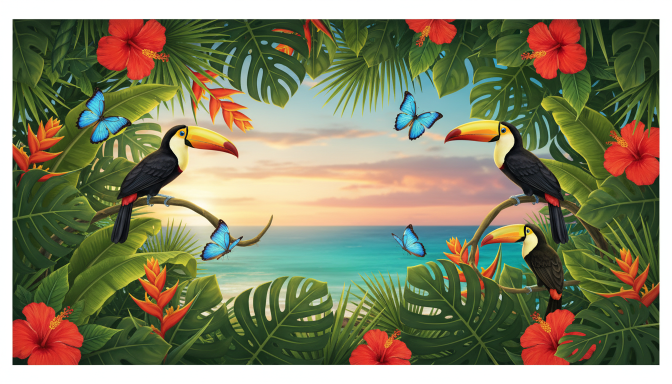
#> input picture docs/assets/images/tropical-bg.jpg, 1344 x 768 px (shown at 1/2 size)
$ python create_calendar_visual.py
#> lines starting #> are read from the running program, lines starting #| are printed output that depends on the picture
#!/usr/bin/env python3
"""
Crea imagen de calendario visual para el viaje a Costa Rica
usando Pillow con texto perfectamente controlado
"""

from PIL import Image, ImageDraw, ImageFont
from pathlib import Path

# Configuración
OUTPUT_DIR = Path("docs/assets/images")
OUTPUT_DIR.mkdir(parents=True, exist_ok=True)
OUTPUT_PATH = OUTPUT_DIR / "calendar-hero.jpg"

# Dimensiones (16:9 para hero image)
WIDTH = 1920
HEIGHT = 1080

# Colores (esquema tropical Costa Rica)
COLOR_BG_TOP = (41, 128, 185)      # Azul oceano
COLOR_BG_BOTTOM = (39, 174, 96)    # Verde tropical
COLOR_CARD = (255, 255, 255)       # Blanco
COLOR_TEXT_DARK = (44, 62, 80)     # Gris oscuro
COLOR_TEXT_LIGHT = (127, 140, 141) # Gris claro
COLOR_ACCENT = (231, 76, 60)       # Rojo acento

# Datos del itinerario
DAYS = [
    {
        "day": "DÍA 1",
        "date": "Dom 23 Nov",
        "activities": [
            "✈️ Llegada SJO",
            "🚗 Pickup vehículos",
            "🏨 Hotel Aloft"
        ]
    },
    {
        "day": "DÍA 2",
        "date": "Lun 24 Nov",
        "activities": [
            "🚗 → La Fortuna",
            "🌋 Volcán Arenal",
            "♨️ Aguas Termales"
        ]
    },
    {
        "day": "DÍA 3",
        "date": "Mar 25 Nov",
        "activities": [
            "🏍️ ATV Tour",
            "🌊 Rafting Rápidos",
            "💦 Cascada 70m"
        ]
    },
    {
        "day": "DÍA 4",
        "date": "Mié 26 Nov",
        "activities": [
            "🚗 → San José",
            "🏛️ City Tour",
            "🎨 Mercado Arte"
        ]
    },
    {
        "day": "DÍA 5",
        "date": "Jue 27 Nov",
        "activities": [
            "🏛️ Cartago",
            "⛪ La Negrita",
            "🌋 Volcán Irazú"
        ]
    },
    {
        "day": "DÍA 6",
        "date": "Vie 28 Nov",
        "activities": [
            "🛍️ Compras",
            "☕ Explorar SJ",
            "🧳 Preparar viaje"
        ]
    },
    {
        "day": "DÍA 7",
        "date": "Sáb 29 Nov",
        "activities": [
            "⏰ Salida 6:00 AM",
            "🚗 Devolver autos",
            "✈️ Vuelo regreso"
        ]
    }
]

def create_gradient_background(width, height, color_top, color_bottom):
    """Crea un fondo con degradado vertical"""
    base = Image.new('RGB', (width, height), color_top)
    draw = ImageDraw.Draw(base)

    for y in range(height):
        # Interpolación lineal entre colores
        ratio = y / height
        r = int(color_top[0] * (1 - ratio) + color_bottom[0] * ratio)
        g = int(color_top[1] * (1 - ratio) + color_bottom[1] * ratio)
        b = int(color_top[2] * (1 - ratio) + color_bottom[2] * ratio)
        draw.line([(0, y), (width, y)], fill=(r, g, b))

    return base

def draw_rounded_rectangle(draw, xy, radius, fill):
    """Dibuja un rectángulo con esquinas redondeadas"""
    x1, y1, x2, y2 = xy
    draw.rounded_rectangle(xy, radius=radius, fill=fill)

def create_calendar():
    """Genera la imagen del calendario"""
    print("🎨 Creando calendario visual...")

    # Intentar cargar imagen IA como fondo (si existe)
    ai_bg_path = OUTPUT_DIR / "tropical-bg.jpg"

    if ai_bg_path.exists():
        print("🌴 Usando fondo tropical generado por IA...")
        img = Image.open(ai_bg_path)
#> img is the input picture: PIL image 1344x768 RGB; mean R, G, B 131.8, 130.9, 101

        # Redimensionar a las dimensiones deseadas si es necesario
        if img.size != (WIDTH, HEIGHT):
            img = img.resize((WIDTH, HEIGHT), Image.Resampling.LANCZOS)
#> img: PIL image 1920x1080 RGB

        # Convertir a RGB si es necesario
        if img.mode != 'RGB':
            img = img.convert('RGB')

        # Añadir overlay semi-transparente SUTIL para mejor legibilidad
        # (menos opaco que antes para preservar la belleza del fondo)
        overlay = Image.new('RGBA', (WIDTH, HEIGHT), (0, 0, 0, 40))
        img_rgba = img.convert('RGBA')
        img = Image.alpha_composite(img_rgba, overlay).convert('RGB')
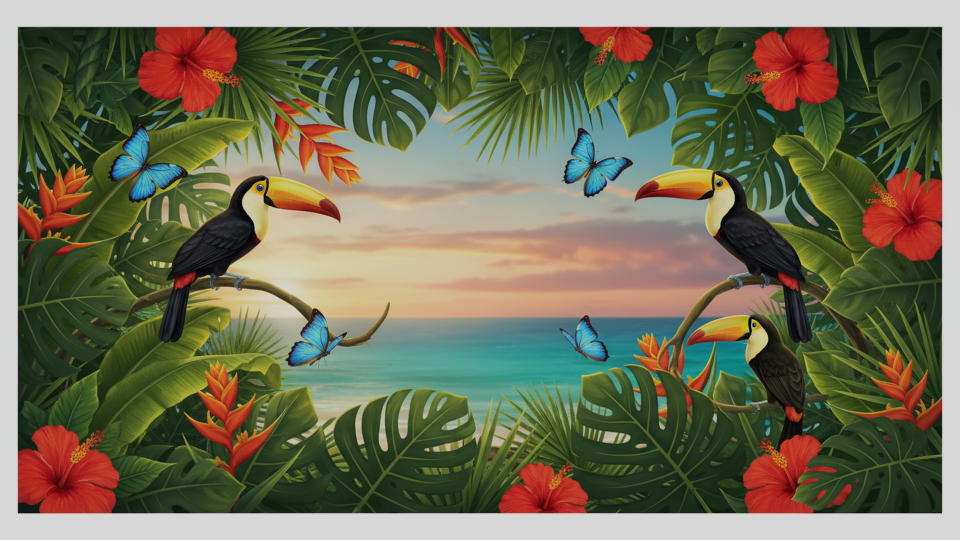
#> img: PIL image 1920x1080 RGB (shown at 1/2 size); mean R, G, B 111.1, 110.4, 85.1
    else:
        print("📐 Usando degradado programático...")
        # Crear imagen base con degradado (fallback)
        img = create_gradient_background(WIDTH, HEIGHT, COLOR_BG_TOP, COLOR_BG_BOTTOM)

    draw = ImageDraw.Draw(img)

    # Intentar cargar fuentes del sistema (fallback a default si no existen)
    try:
        font_title = ImageFont.truetype("/usr/share/fonts/truetype/dejavu/DejaVuSans-Bold.ttf", 56)
        font_subtitle = ImageFont.truetype("/usr/share/fonts/truetype/dejavu/DejaVuSans.ttf", 28)
        font_day = ImageFont.truetype("/usr/share/fonts/truetype/dejavu/DejaVuSans-Bold.ttf", 32)
        font_date = ImageFont.truetype("/usr/share/fonts/truetype/dejavu/DejaVuSans.ttf", 24)
        font_activity = ImageFont.truetype("/usr/share/fonts/truetype/dejavu/DejaVuSans.ttf", 22)
    except:
        print("⚠️  Usando fuente por defecto (instala DejaVu fonts para mejor resultado)")
        font_title = ImageFont.load_default()
        font_subtitle = ImageFont.load_default()
        font_day = ImageFont.load_default()
        font_date = ImageFont.load_default()
        font_activity = ImageFont.load_default()

    # Título principal
    title = "COSTA RICA ADVENTURE"
    subtitle = "Noviembre 23-29, 2025 • 7 Días"

    # Centrar título
    title_bbox = draw.textbbox((0, 0), title, font=font_title)
#> title_bbox = (0, 10, 777, 53)
    title_width = title_bbox[2] - title_bbox[0]
#> title_width = 777
    title_x = (WIDTH - title_width) // 2
#> title_x = 571

    draw.text((title_x, 40), title, fill=(255, 255, 255), font=font_title)

    # Centrar subtítulo
    subtitle_bbox = draw.textbbox((0, 0), subtitle, font=font_subtitle)
#> subtitle_bbox = (0, 4, 454, 30)
    subtitle_width = subtitle_bbox[2] - subtitle_bbox[0]
#> subtitle_width = 454
    subtitle_x = (WIDTH - subtitle_width) // 2
#> subtitle_x = 733

    draw.text((subtitle_x, 110), subtitle, fill=(255, 255, 255), font=font_subtitle)

    # Configuración de las tarjetas
    card_width = 240
    card_height = 260
    card_margin = 20
    cards_start_y = 180

    # Calcular espaciado para centrar las 7 tarjetas
    total_cards_width = (card_width * 7) + (card_margin * 6)
    cards_start_x = (WIDTH - total_cards_width) // 2

    # Dibujar tarjetas de cada día
    for i, day_data in enumerate(DAYS):
        # Posición de la tarjeta
        x = cards_start_x + (i * (card_width + card_margin))
        y = cards_start_y

        # Dibujar tarjeta con sombra
        shadow_offset = 4
        draw_rounded_rectangle(
            draw,
            (x + shadow_offset, y + shadow_offset,
             x + card_width + shadow_offset, y + card_height + shadow_offset),
            radius=15,
            fill=(0, 0, 0, 50)  # Sombra semi-transparente
        )

        # Dibujar tarjeta principal
        draw_rounded_rectangle(
            draw,
            (x, y, x + card_width, y + card_height),
            radius=15,
            fill=COLOR_CARD
        )

        # Header de la tarjeta con color acento
        draw_rounded_rectangle(
            draw,
            (x, y, x + card_width, y + 60),
            radius=15,
            fill=COLOR_ACCENT
        )
        draw.rectangle((x, y + 45, x + card_width, y + 60), fill=COLOR_ACCENT)

        # Día número
        day_text = day_data["day"]
        day_bbox = draw.textbbox((0, 0), day_text, font=font_day)
        day_width = day_bbox[2] - day_bbox[0]
        day_x = x + (card_width - day_width) // 2
        draw.text((day_x, y + 12), day_text, fill=(255, 255, 255), font=font_day)

        # Fecha
        date_text = day_data["date"]
        date_bbox = draw.textbbox((0, 0), date_text, font=font_date)
        date_width = date_bbox[2] - date_bbox[0]
        date_x = x + (card_width - date_width) // 2
        draw.text((date_x, y + 75), date_text, fill=COLOR_TEXT_DARK, font=font_date)

        # Actividades
        activity_y = y + 115
        for activity in day_data["activities"]:
            # Centrar actividad
            act_bbox = draw.textbbox((0, 0), activity, font=font_activity)
            act_width = act_bbox[2] - act_bbox[0]
            act_x = x + (card_width - act_width) // 2

            draw.text((act_x, activity_y), activity,
                     fill=COLOR_TEXT_DARK, font=font_activity)
            activity_y += 35
#> this loop made 7 passes
#> (day_x, date_bbox, date_width, date_x) on passes 1 to 7: (131, (0, 5, 149, 23), 149, 105), (391, (0, 5, 136, 23), 136, 372), (651, (0, 5, 138, 23), 138, 631), (911, (0, 4, 135, 23), 135, 892), (1171, (-2, 5, 130, 28), 132, 1154), (1431, (0, 5, 130, 23), 130, 1415), (1691, (0, 4, 138, 23), 138, 1671)

    # Footer
    footer_text = "10 Adultos • 2 Vehículos • Naturaleza + Aventura + Cultura"
    footer_bbox = draw.textbbox((0, 0), footer_text, font=font_subtitle)
#> footer_bbox = (0, 4, 841, 26)
    footer_width = footer_bbox[2] - footer_bbox[0]
#> footer_width = 841
    footer_x = (WIDTH - footer_width) // 2
#> footer_x = 539
    draw.text((footer_x, HEIGHT - 80), footer_text,
             fill=(255, 255, 255), font=font_subtitle)

    # Guardar imagen
    img.save(OUTPUT_PATH, quality=95, optimize=True)
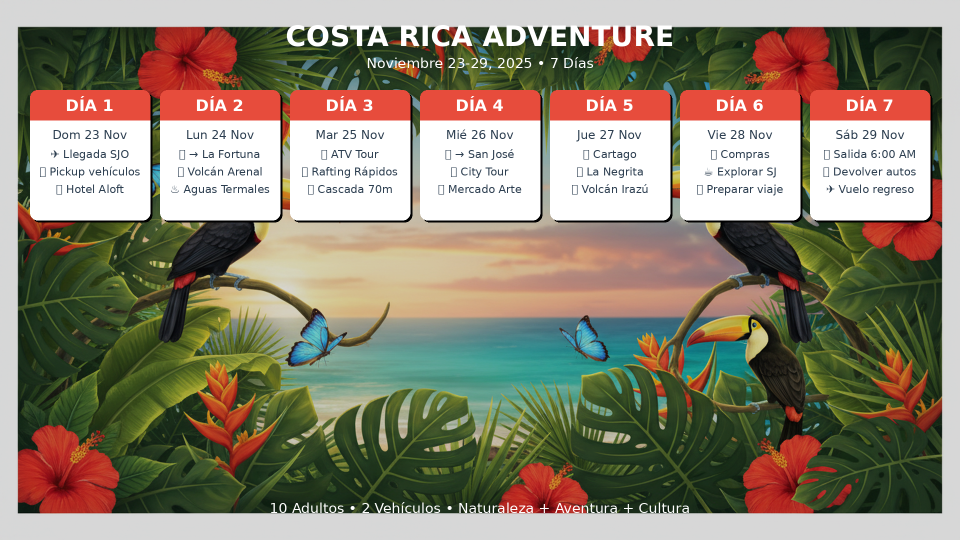
#> saved as calendar-hero.jpg: PIL image 1920x1080 RGB (shown at 1/2 size); mean R, G, B 140.7, 132.1, 113.1
#> (the run stopped early here; a loop or call above may not have finished)

$ run again, with assets/images/aguas-termales-hero.jpg copied over docs/assets/images/tropical-bg.jpg
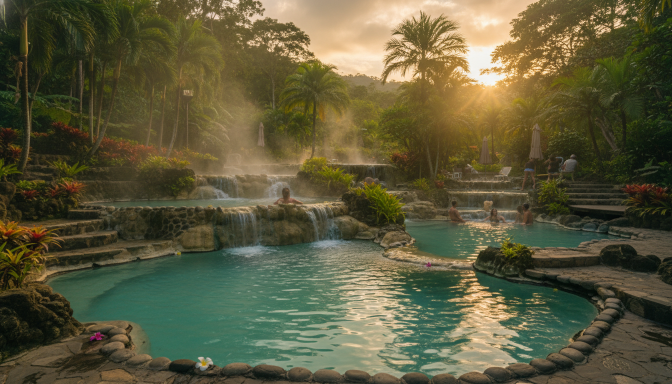
#> input picture assets/images/aguas-termales-hero.jpg, 1344 x 768 px (shown at 1/2 size)
#> in create_calendar, img is the input picture: PIL image 1344x768 RGB; mean R, G, B 92.2, 89.3, 60.1
#> in create_calendar, `img = Image.alpha_composite(img_rgba, overlay).convert('RGB')`:
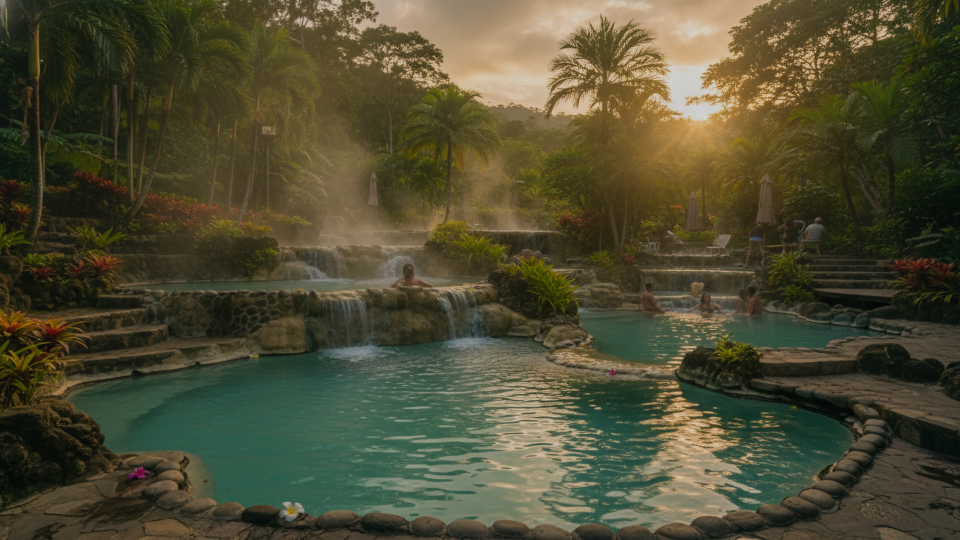
#> img: PIL image 1920x1080 RGB (shown at 1/2 size); mean R, G, B 77.8, 75.3, 50.7
#> title_bbox = (0, 10, 777, 53)
#> title_width = 777
#> title_x = 571
#> subtitle_bbox = (0, 4, 454, 30)
#> subtitle_width = 454
#> subtitle_x = 733
#> the loop in create_calendar, `for i, day_data in enumerate(DAYS):` made 7 passes
#> (day_x, date_bbox, date_width, date_x) on passes 1 to 7: (131, (0, 5, 149, 23), 149, 105), (391, (0, 5, 136, 23), 136, 372), (651, (0, 5, 138, 23), 138, 631), (911, (0, 4, 135, 23), 135, 892), (1171, (-2, 5, 130, 28), 132, 1154), (1431, (0, 5, 130, 23), 130, 1415), (1691, (0, 4, 138, 23), 138, 1671)
#> footer_bbox = (0, 4, 841, 26)
#> footer_width = 841
#> footer_x = 539
#> in create_calendar, `img.save(OUTPUT_PATH, quality=95, optimize=True)`:
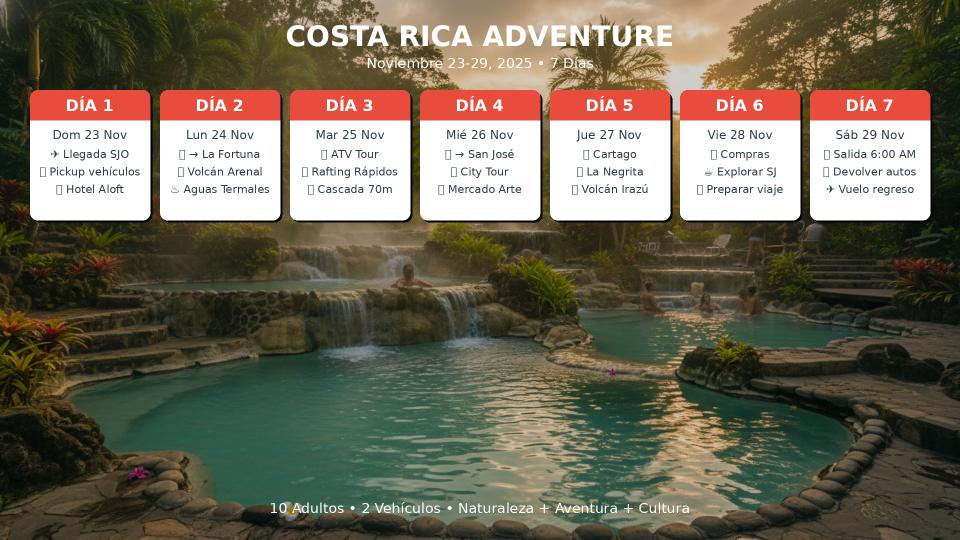
#> saved as calendar-hero.jpg: PIL image 1920x1080 RGB (shown at 1/2 size); mean R, G, B 111.5, 104.7, 87.2

$ run again, with assets/images/alojamientos-hero.jpg copied over docs/assets/images/tropical-bg.jpg
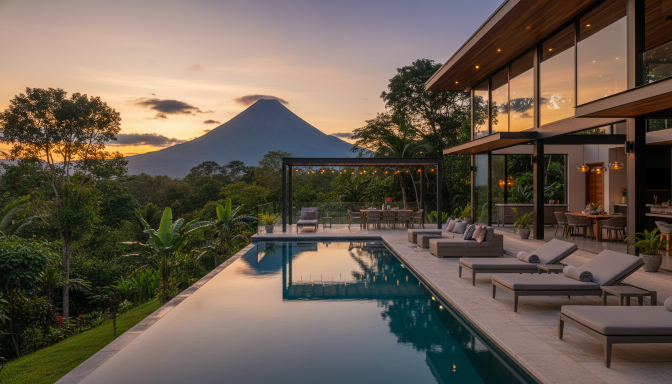
#> input picture assets/images/alojamientos-hero.jpg, 1344 x 768 px (shown at 1/2 size)
#> in create_calendar, img is the input picture: PIL image 1344x768 RGB; mean R, G, B 103.5, 91.3, 79.3
#> in create_calendar, `img = Image.alpha_composite(img_rgba, overlay).convert('RGB')`:
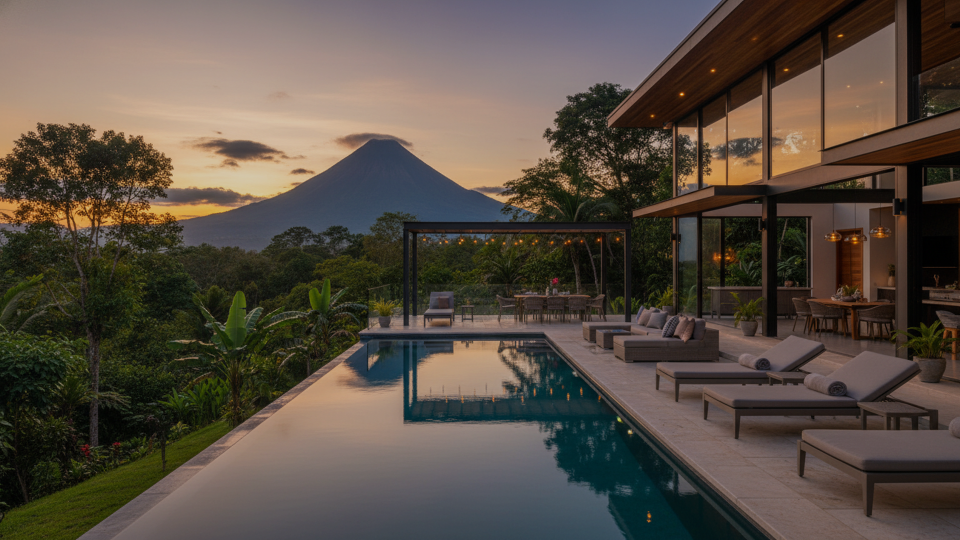
#> img: PIL image 1920x1080 RGB (shown at 1/2 size); mean R, G, B 87.3, 77, 66.9
#> title_bbox = (0, 10, 777, 53)
#> title_width = 777
#> title_x = 571
#> subtitle_bbox = (0, 4, 454, 30)
#> subtitle_width = 454
#> subtitle_x = 733
#> the loop in create_calendar, `for i, day_data in enumerate(DAYS):` made 7 passes
#> (day_x, date_bbox, date_width, date_x) on passes 1 to 7: (131, (0, 5, 149, 23), 149, 105), (391, (0, 5, 136, 23), 136, 372), (651, (0, 5, 138, 23), 138, 631), (911, (0, 4, 135, 23), 135, 892), (1171, (-2, 5, 130, 28), 132, 1154), (1431, (0, 5, 130, 23), 130, 1415), (1691, (0, 4, 138, 23), 138, 1671)
#> footer_bbox = (0, 4, 841, 26)
#> footer_width = 841
#> footer_x = 539
#> in create_calendar, `img.save(OUTPUT_PATH, quality=95, optimize=True)`:
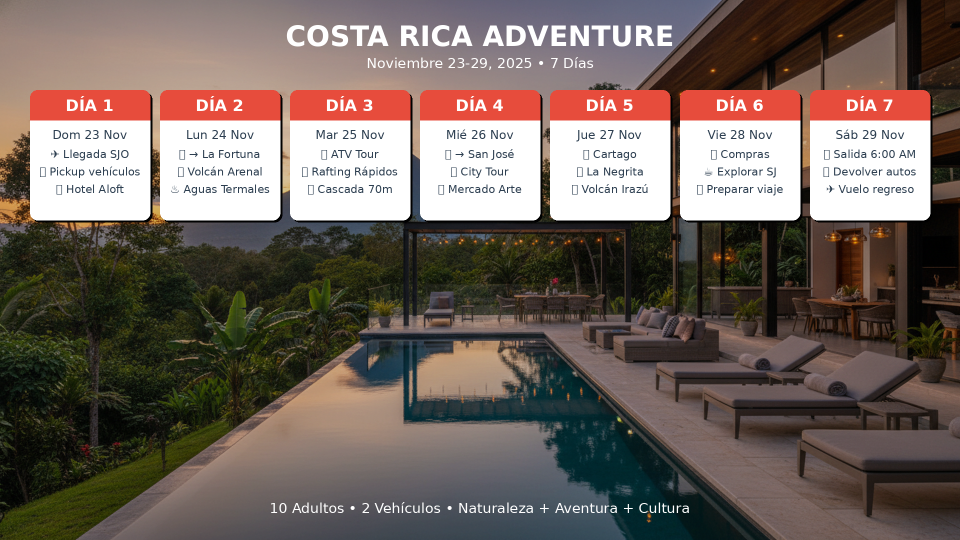
#> saved as calendar-hero.jpg: PIL image 1920x1080 RGB (shown at 1/2 size); mean R, G, B 114.1, 101.2, 94.2

$ run again, with assets/images/cafe-costarricense.jpg copied over docs/assets/images/tropical-bg.jpg
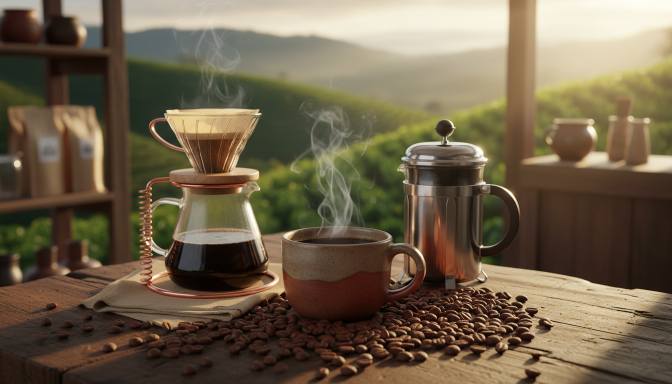
#> input picture assets/images/cafe-costarricense.jpg, 1344 x 768 px (shown at 1/2 size)
#> in create_calendar, img is the input picture: PIL image 1344x768 RGB; mean R, G, B 111.1, 96.9, 74.7
#> in create_calendar, `img = Image.alpha_composite(img_rgba, overlay).convert('RGB')`:
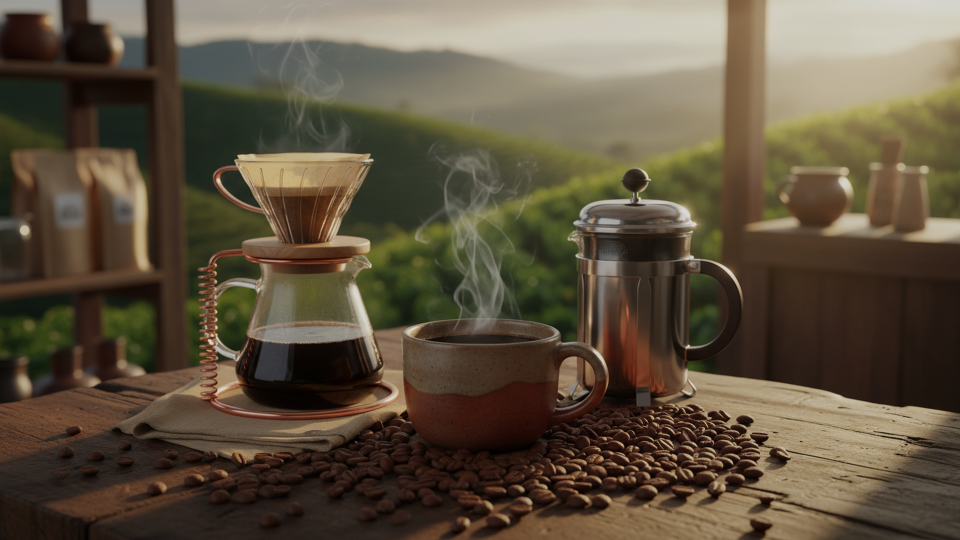
#> img: PIL image 1920x1080 RGB (shown at 1/2 size); mean R, G, B 93.6, 81.7, 63
#> title_bbox = (0, 10, 777, 53)
#> title_width = 777
#> title_x = 571
#> subtitle_bbox = (0, 4, 454, 30)
#> subtitle_width = 454
#> subtitle_x = 733
#> the loop in create_calendar, `for i, day_data in enumerate(DAYS):` made 7 passes
#> (day_x, date_bbox, date_width, date_x) on passes 1 to 7: (131, (0, 5, 149, 23), 149, 105), (391, (0, 5, 136, 23), 136, 372), (651, (0, 5, 138, 23), 138, 631), (911, (0, 4, 135, 23), 135, 892), (1171, (-2, 5, 130, 28), 132, 1154), (1431, (0, 5, 130, 23), 130, 1415), (1691, (0, 4, 138, 23), 138, 1671)
#> footer_bbox = (0, 4, 841, 26)
#> footer_width = 841
#> footer_x = 539
#> in create_calendar, `img.save(OUTPUT_PATH, quality=95, optimize=True)`:
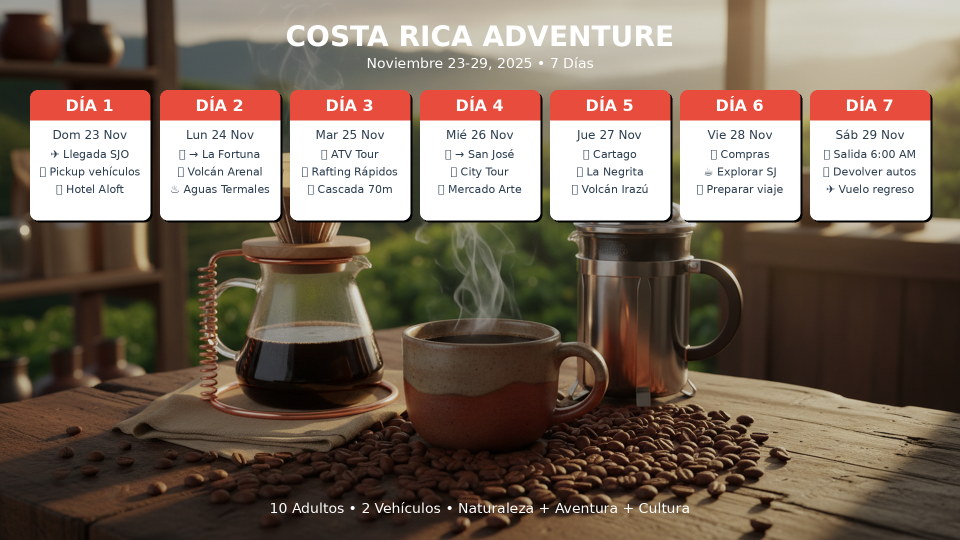
#> saved as calendar-hero.jpg: PIL image 1920x1080 RGB (shown at 1/2 size); mean R, G, B 123.3, 106.3, 93
